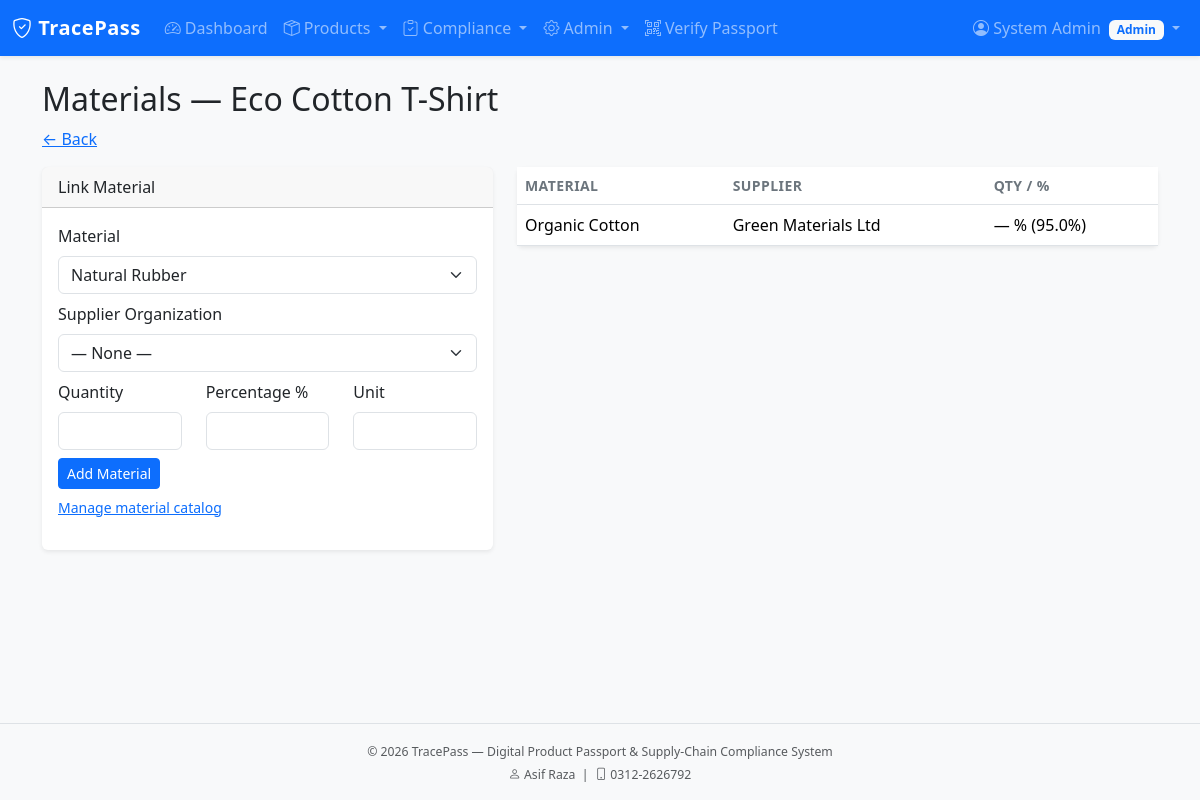
/products/1/materials (signed in), run on the app's committed database.
### app/models/user.py (models this page shows, shortened)
class User(UserMixin, db.Model):
    __tablename__ = 'users'
    id = db.Column(db.Integer, primary_key=True)
    name = db.Column(db.String(100), nullable=False)
    email = db.Column(db.String(120), unique=True, nullable=False, index=True)
    password_hash = db.Column(db.String(256), nullable=False)
    role_id = db.Column(db.Integer, db.ForeignKey('roles.id'), nullable=False)
    organization_id = db.Column(db.Integer, db.ForeignKey('organizations.id'), nullable=True)
    is_active = db.Column(db.Boolean, default=True)
    last_login = db.Column(db.DateTime)
    created_at = db.Column(db.DateTime, default=datetime.utcnow)
    updated_at = db.Column(db.DateTime, default=datetime.utcnow, onupdate=datetime.utcnow)
    @property
    def password(self):
        raise AttributeError('password is not a readable attribute')
    def has_role(self, *role_names):
        if self.role is None:
            return False
        return self.role.name in role_names

### app/models/role.py (models this page shows, shortened)
class Role(db.Model):
    __tablename__ = 'roles'
    id = db.Column(db.Integer, primary_key=True)
    name = db.Column(db.String(64), unique=True, nullable=False, index=True)
    description = db.Column(db.String(255))
    permissions = db.Column(db.Integer, default=0)  # bitmask style if needed later
    is_default = db.Column(db.Boolean, default=False)
    created_at = db.Column(db.DateTime, default=datetime.utcnow)
    users = db.relationship('User', backref='role', lazy='dynamic')
    PERMISSION_VIEW_PUBLIC = 0x01
    PERMISSION_MANAGE_PRODUCTS = 0x02
    PERMISSION_MANAGE_SUPPLIERS = 0x04
    PERMISSION_COMPLIANCE = 0x08
    PERMISSION_ADMIN = 0x80

### app/models/product.py (models this page shows, shortened)
class Product(db.Model):
    __tablename__ = 'products'
    id = db.Column(db.Integer, primary_key=True)
    passport_code = db.Column(db.String(64), unique=True, nullable=False, index=True)
    name = db.Column(db.String(200), nullable=False)
    category = db.Column(db.String(100))
    brand = db.Column(db.String(100))
    model = db.Column(db.String(100))
    description = db.Column(db.Text)
    manufacturer_org_id = db.Column(db.Integer, db.ForeignKey('organizations.id'), nullable=False)
    origin_country = db.Column(db.String(80))
    status = db.Column(db.String(30), default='draft')  # draft, submitted, published, archived
    compliance_status = db.Column(db.String(30), default='pending')  # pending, compliant, non_compliant, under_review
    created_by = db.Column(db.Integer, db.ForeignKey('users.id'))
    created_at = db.Column(db.DateTime, default=datetime.utcnow)
    updated_at = db.Column(db.DateTime, default=datetime.utcnow, onupdate=datetime.utcnow)
    published_at = db.Column(db.DateTime)
    manufacturer = db.relationship('Organization', backref='products', foreign_keys=[manufacturer_org_id])
    creator = db.relationship('User', foreign_keys=[created_by])
    batches = db.relationship('ProductBatch', backref='product', lazy='dynamic', cascade='all, delete-orphan')
    materials = db.relationship('ProductMaterial', backref='product', lazy='dynamic', cascade='all, delete-orphan')
    events = db.relationship('SupplyChainEvent', backref='product', lazy='dynamic', cascade='all, delete-orphan')
    certificates = db.relationship('Certificate', backref='product', lazy='dynamic')
    compliance_checks = db.relationship('ComplianceCheck', backref='product', lazy='dynamic')
    compliance_reviews = db.relationship('ComplianceReview', backref='product', lazy='dynamic')

class ProductMaterial(db.Model):
    __tablename__ = 'product_materials'
    id = db.Column(db.Integer, primary_key=True)
    product_id = db.Column(db.Integer, db.ForeignKey('products.id'), nullable=False)
    material_id = db.Column(db.Integer, db.ForeignKey('materials.id'), nullable=False)
    supplier_org_id = db.Column(db.Integer, db.ForeignKey('organizations.id'))
    quantity = db.Column(db.Float)
    percentage = db.Column(db.Float)
    unit = db.Column(db.String(30))
    material = db.relationship('Material')
    supplier = db.relationship('Organization', foreign_keys=[supplier_org_id])

class Material(db.Model):
    __tablename__ = 'materials'
    id = db.Column(db.Integer, primary_key=True)
    name = db.Column(db.String(150), nullable=False)
    category = db.Column(db.String(80))
    origin_country = db.Column(db.String(80))
    description = db.Column(db.Text)
    created_at = db.Column(db.DateTime, default=datetime.utcnow)

### app/models/organization.py (models this page shows, shortened)
class Organization(db.Model):
    __tablename__ = 'organizations'
    id = db.Column(db.Integer, primary_key=True)
    name = db.Column(db.String(150), nullable=False, index=True)
    type = db.Column(db.String(50), nullable=False)  # supplier, manufacturer, distributor, auditor, other
    registration_no = db.Column(db.String(100), unique=True)
    contact_email = db.Column(db.String(120))
    contact_phone = db.Column(db.String(30))
    address = db.Column(db.Text)
    country = db.Column(db.String(80))
    is_verified = db.Column(db.Boolean, default=False)
    is_active = db.Column(db.Boolean, default=True)
    created_at = db.Column(db.DateTime, default=datetime.utcnow)
    updated_at = db.Column(db.DateTime, default=datetime.utcnow, onupdate=datetime.utcnow)
    users = db.relationship('User', backref='organization', lazy='dynamic')

### app/products/routes.py (the view, shortened to what this page needs)
@products_bp.route('/<int:id>/materials', methods=['GET', 'POST'])
@login_required
@role_required('Manufacturer', 'Admin', 'Supplier')
def materials(id):
    product = Product.query.get_or_404(id)
    form = ProductMaterialForm()
    form.material_id.choices = [(m.id, m.name) for m in Material.query.order_by(Material.name).all()]
    form.supplier_org_id.choices = [(0, '— None —')] + [
        (o.id, o.name) for o in Organization.query.filter(
            Organization.type.in_(['supplier', 'manufacturer'])
        ).order_by(Organization.name).all()
    ]
    return render_template('products/materials.html', product=product, form=form,
                           materials=product.materials.all(), title='Product Materials')

### app/products/forms.py
class ProductMaterialForm(FlaskForm):
    material_id = SelectField('Material', coerce=int, validators=[DataRequired()])
    supplier_org_id = SelectField('Supplier Organization', coerce=int, validators=[Optional()])
    quantity = FloatField('Quantity', validators=[Optional(), NumberRange(min=0)])
    percentage = FloatField('Percentage %', validators=[Optional(), NumberRange(min=0, max=100)])
    unit = StringField('Unit', validators=[Optional(), Length(max=30)])
    submit = SubmitField('Add Material')

### app/models/user.py (called while the page is built)
@login_manager.user_loader
def load_user(user_id):
    return User.query.get(int(user_id))

### app/templates/products/materials.html
{% extends "base.html" %}
{% block content %}
<div class="container">
<h2>Materials — {{ product.name }}</h2>
<p><a href="{{ url_for('products.detail', id=product.id) }}">&larr; Back</a></p>
<div class="row g-4">
<div class="col-md-5"><div class="card"><div class="card-header">Link Material</div><div class="card-body">
<form method="POST">{{ form.hidden_tag() }}
<div class="mb-2">{{ form.material_id.label(class="form-label") }}{{ form.material_id(class="form-select") }}</div>
<div class="mb-2">{{ form.supplier_org_id.label(class="form-label") }}{{ form.supplier_org_id(class="form-select") }}</div>
<div class="row"><div class="col-4 mb-2">{{ form.quantity.label(class="form-label") }}{{ form.quantity(class="form-control") }}</div>
<div class="col-4 mb-2">{{ form.percentage.label(class="form-label") }}{{ form.percentage(class="form-control") }}</div>
<div class="col-4 mb-2">{{ form.unit.label(class="form-label") }}{{ form.unit(class="form-control") }}</div></div>
{{ form.submit(class="btn btn-primary btn-sm") }}
</form>
<p class="small mt-2"><a href="{{ url_for('products.material_catalog') }}">Manage material catalog</a></p>
</div></div></div>
<div class="col-md-7"><div class="card"><div class="table-responsive">
<table class="table mb-0"><thead><tr><th>Material</th><th>Supplier</th><th>Qty / %</th></tr></thead>
<tbody>{% for m in materials %}<tr>
<td>{{ m.material.name if m.material else '—' }}</td>
<td>{{ m.supplier.name if m.supplier else '—' }}</td>
<td>{{ m.quantity or '—' }} {{ m.unit or '' }} {% if m.percentage %}({{ m.percentage }}%){% endif %}</td>
</tr>{% else %}<tr><td colspan="3" class="text-muted text-center">No materials linked.</td></tr>{% endfor %}
</tbody></table></div></div></div>
</div></div>
{% endblock %}

### app/templates/includes/navbar.html (shortened to what this page needs)
<nav class="navbar navbar-expand-lg navbar-dark bg-primary shadow-sm">
    <div class="container-fluid">
        <a class="navbar-brand fw-bold" href="{{ url_for('main.index') }}">
            <i class="bi bi-shield-check"></i> TracePass
        </a>
        <div class="collapse navbar-collapse" id="mainNav">
            <ul class="navbar-nav me-auto mb-2 mb-lg-0">
                {% if current_user.is_authenticated %}
                    <li class="nav-item">
                        <a class="nav-link" href="{{ url_for('main.dashboard') }}">
                            <i class="bi bi-speedometer2"></i> Dashboard
                        </a>
                    </li>
                    {% if current_user.has_role('Manufacturer', 'Admin', 'Auditor', 'Distributor', 'Supplier') %}
                    <li class="nav-item dropdown">
                        <a class="nav-link dropdown-toggle" href="#" data-bs-toggle="dropdown">
                            <i class="bi bi-box-seam"></i> Products
                        </a>
                    </li>
                    {% endif %}
                    {% if current_user.has_role('Auditor', 'Admin') %}
                    <li class="nav-item dropdown">
                        <a class="nav-link dropdown-toggle" href="#" data-bs-toggle="dropdown">
                            <i class="bi bi-clipboard-check"></i> Compliance
                        </a>
                    </li>
                    {% elif current_user.has_role('Supplier', 'Manufacturer') %}
                    <li class="nav-item">
                        <a class="nav-link" href="{{ url_for('compliance.certificates') }}">
                            <i class="bi bi-file-earmark-check"></i> Certificates
                        </a>
                    </li>
                    {% endif %}
                    {% if current_user.has_role('Admin') %}
                    <li class="nav-item dropdown">
                        <a class="nav-link dropdown-toggle" href="#" data-bs-toggle="dropdown">
                            <i class="bi bi-gear"></i> Admin
                        </a>
                    </li>
                    {% endif %}
                {% endif %}
                <li class="nav-item">
                    <a class="nav-link" href="{{ url_for('public.verify') }}">
                        <i class="bi bi-qr-code-scan"></i> Verify Passport
                    </a>
                </li>
            </ul>
            <ul class="navbar-nav ms-auto">
                {% if current_user.is_authenticated %}
                    <li class="nav-item dropdown">
                        <a class="nav-link dropdown-toggle" href="#" data-bs-toggle="dropdown">
                            <i class="bi bi-person-circle"></i>
                            {{ current_user.name }}
                            <span class="badge bg-light text-primary ms-1">{{ current_user.role.name }}</span>
                        </a>
                    </li>
                {% endif %}
            </ul>
        </div>
    </div>
</nav>

### app/static/css/style.css (style rules this page uses)
:root { --tp-primary: #0d6efd; --tp-dark: #0a2540; }
body { min-height: 100vh; display: flex; flex-direction: column; background-color: #f8f9fa; }
.navbar-brand { letter-spacing: 0.5px; }
.card { border: none; box-shadow: 0 0.125rem 0.25rem rgba(0, 0, 0, 0.075); }
.table th { font-weight: 600; font-size: 0.875rem; text-transform: uppercase; letter-spacing: 0.03em; color: #6c757d; }

### data on the page
User: name "System Admin"
Role: role.name "Admin"
Product: name "Eco Cotton T-Shirt"
ProductMaterial: material "Organic Cotton", supplier "Green Materials Ltd", quantity "—", unit "%", percentage "95.0"
